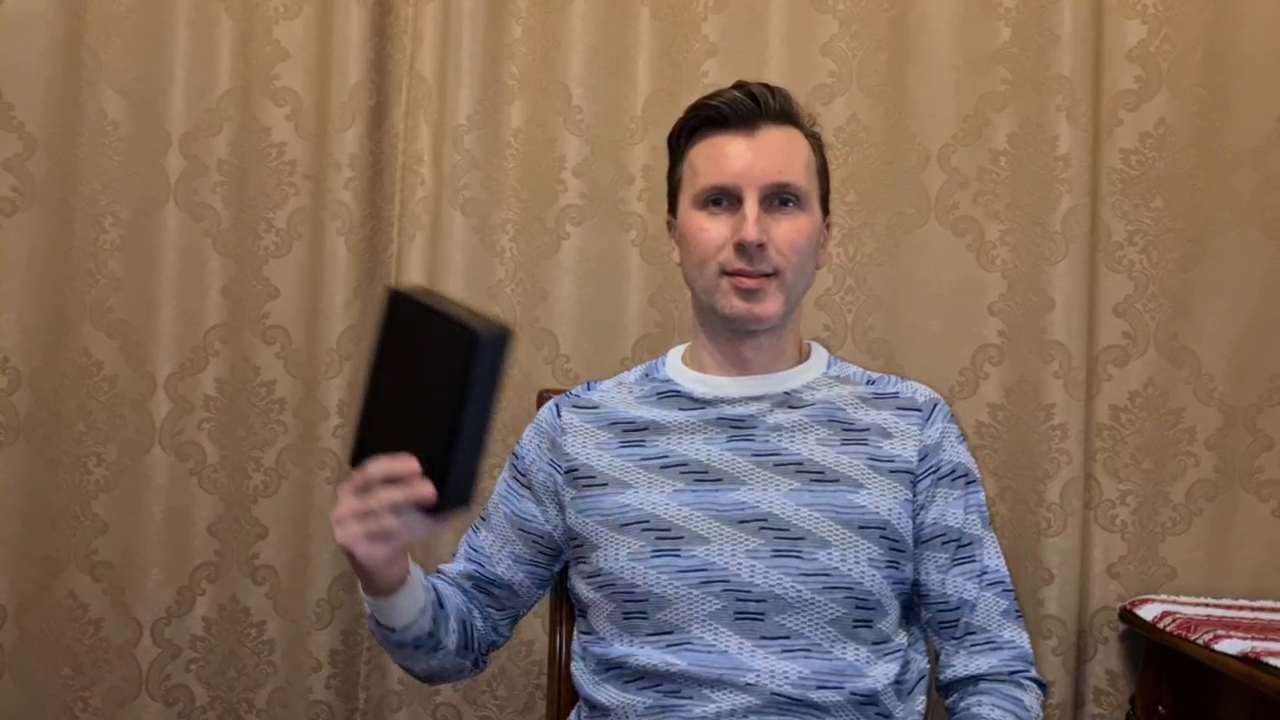
#> input picture frame 14 of Lab-4/assets/lab4_vasyl.mp4, 1280 x 720 px, given in place of my-face.avi, which was not available
$ python lab3-video.py
#> lines starting #> are read from the running program, lines starting #| are printed output that depends on the picture; after the words box and inside, x2 and y2 are one past the last pixel; in counts of white or black regions, pixels touching at a corner belong together; pictures that were not available may be replaced by others from this repository, and a replacement may not be noted
import cv2

face_cascade = cv2.CascadeClassifier("haarcascade_frontalface_default.xml")
eye_cascade = cv2.CascadeClassifier("haarcascade_eye.xml")

video = cv2.VideoCapture('./pictures/my-face.avi')
while True:
    ret, img = video.read()
#> img is the input picture: shape (720, 1280, 3); mean B, G, R 92.5, 107, 129.4
    if ret:
        gray = cv2.cvtColor(img, cv2.COLOR_BGR2GRAY)
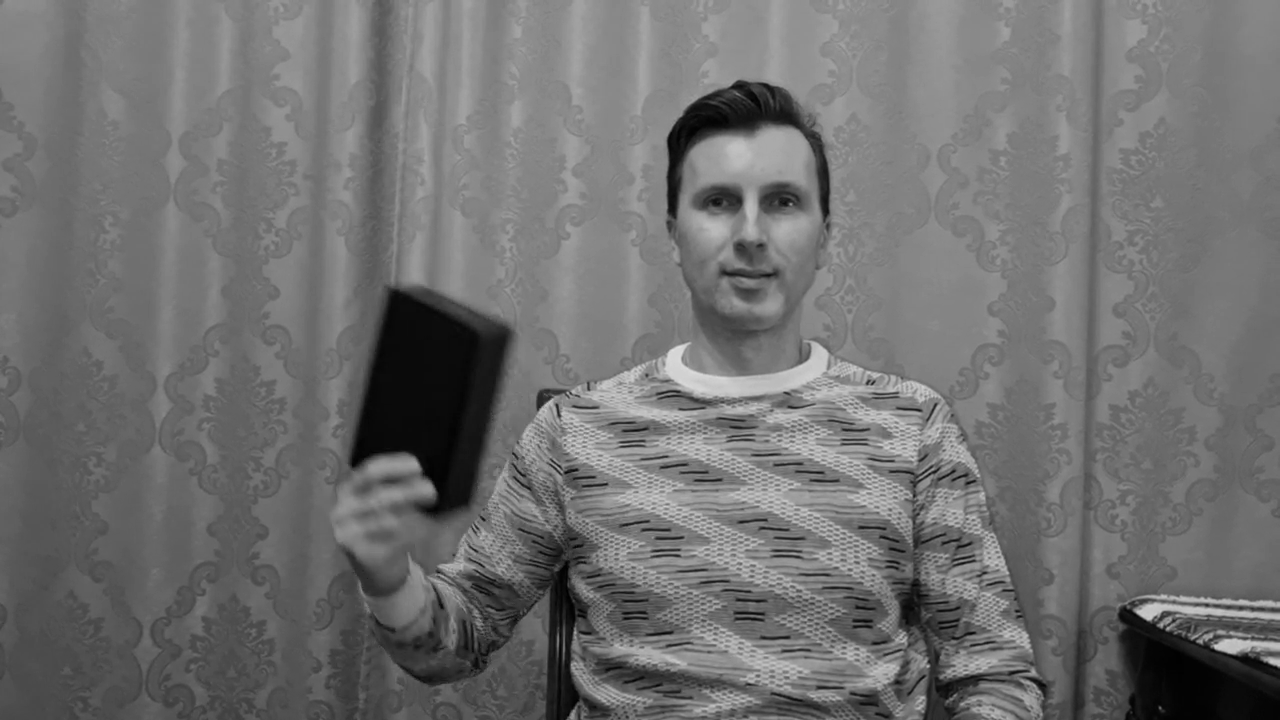
#> gray: shape (720, 1280); min 0, max 223, mean 112.1
        cv2.imshow('gray', gray)
        faces = face_cascade.detectMultiScale(gray, 1.3, 5)
#> faces = [[653, 124, 197, 197]]
        for (x, y, w, h) in faces:
            cv2.rectangle(img, (x,y), (x+w, y+h), (255, 0, 0), 2)
            roi_gray = gray[y:y+h, x:x+w]
            roi_color = img[y:y+h, x:x+w]
            eyes = eye_cascade.detectMultiScale(roi_gray)
            for (ex, ey, ew, eh) in eyes:
                cv2.rectangle(roi_color, (ex, ey), (ex+ew, ey+eh), (0, 255, 0), 2)
            cv2.imshow('img', img)
            k = cv2.waitKey(30) & 0xff
            if k == 27:
                break
            else:
                cv2.imwrite(chr(k)+".jpg",img)
#> this loop made 1 pass; (key Esc is pressed on pass 1)
#> (x, y, w, h, eyes) on pass 1: (653, 124, 197, 197, [[108, 55, 44, 44], [43, 56, 43, 43]])
#> pass 1, `roi_gray = gray[y:y+h, x:x+w]`:
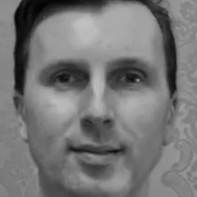
#> roi_gray: shape (197, 197); min 2, max 194, mean 118
#> pass 1, `roi_color = img[y:y+h, x:x+w]`:
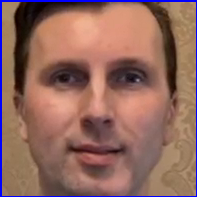
#> roi_color: shape (197, 197, 3); mean B, G, R 94.8, 104.4, 145.6
#> pass 1, `cv2.imshow('img', img)`:
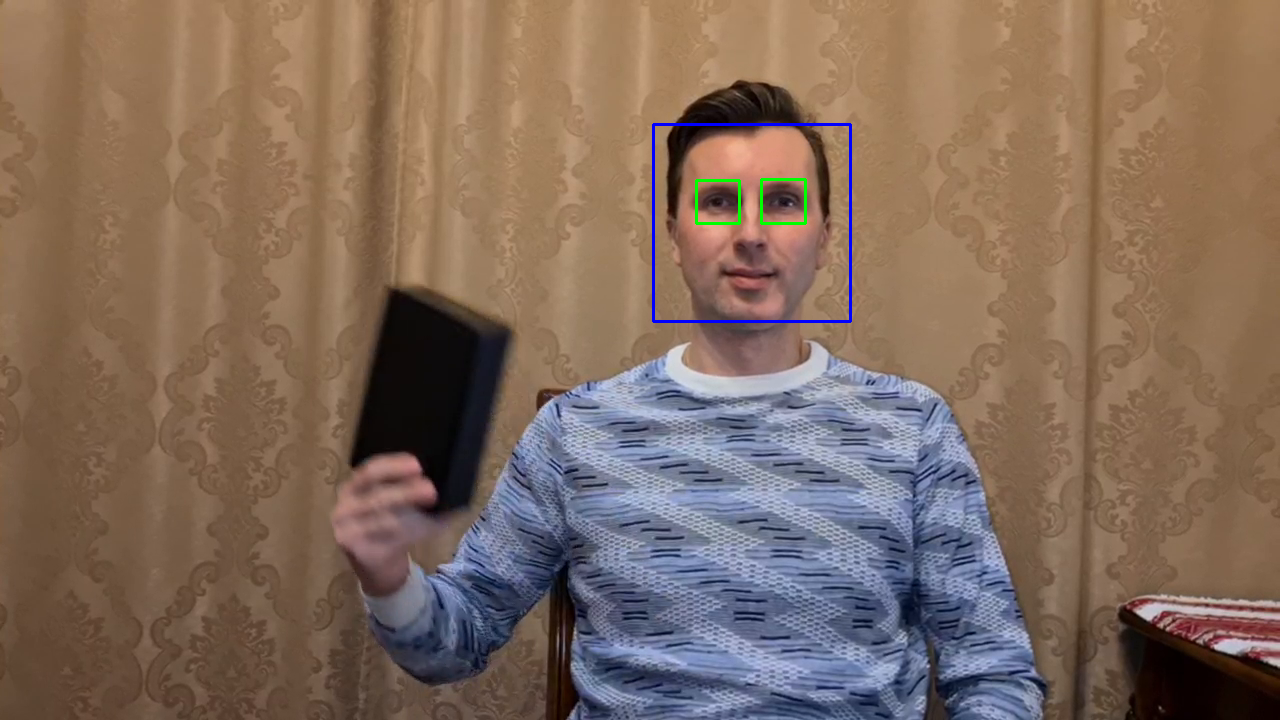
#> window 'img': shape (720, 1280, 3); mean B, G, R 92.8, 106.9, 128.9
#> after the loop:
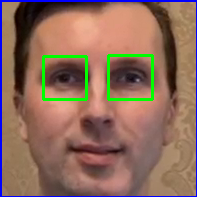
#> roi_color: shape (197, 197, 3); 2.67% of pixels changed, all inside (x1, y1, x2, y2) = (42, 54, 154, 101)
video.release()
cv2.destroyAllWindows()

$ run again, starting later in the video
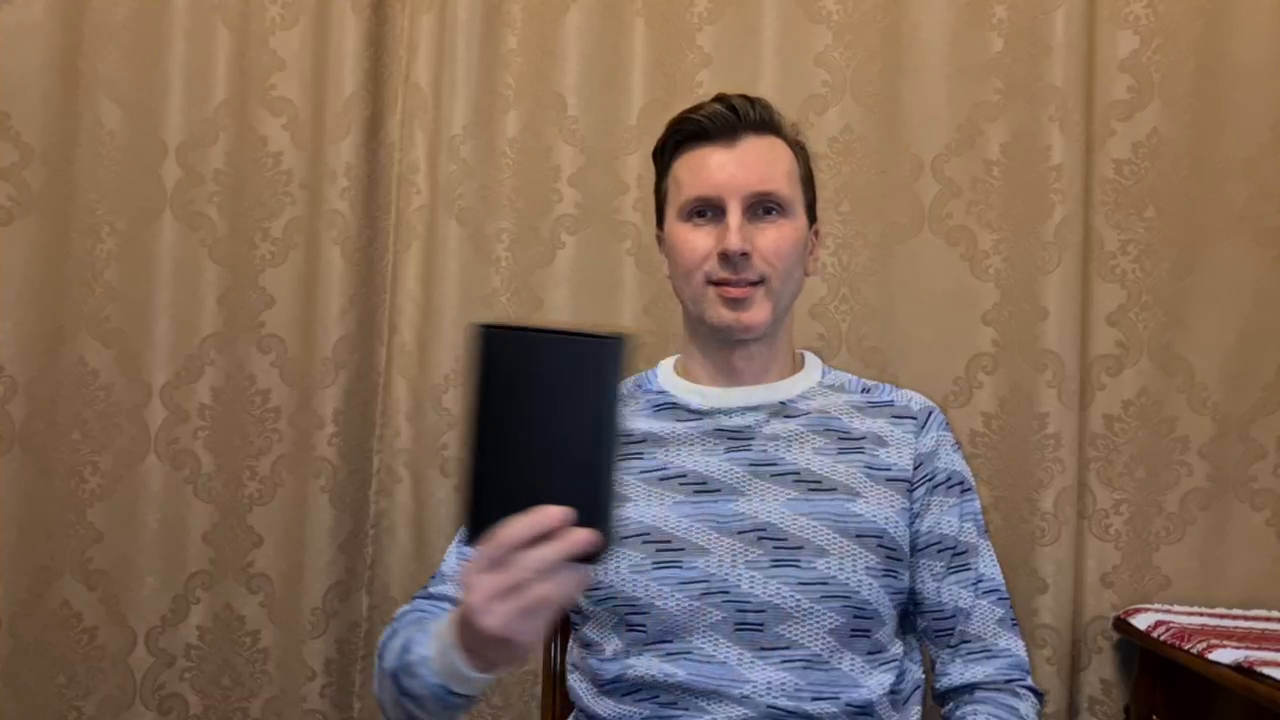
#> input picture frame 65 of Lab-4/assets/lab4_vasyl.mp4, 1280 x 720 px, given in place of my-face.avi, which was not available
#> img is the input picture: shape (720, 1280, 3); mean B, G, R 90.9, 106.9, 130.1
#> `gray = cv2.cvtColor(img, cv2.COLOR_BGR2GRAY)`:
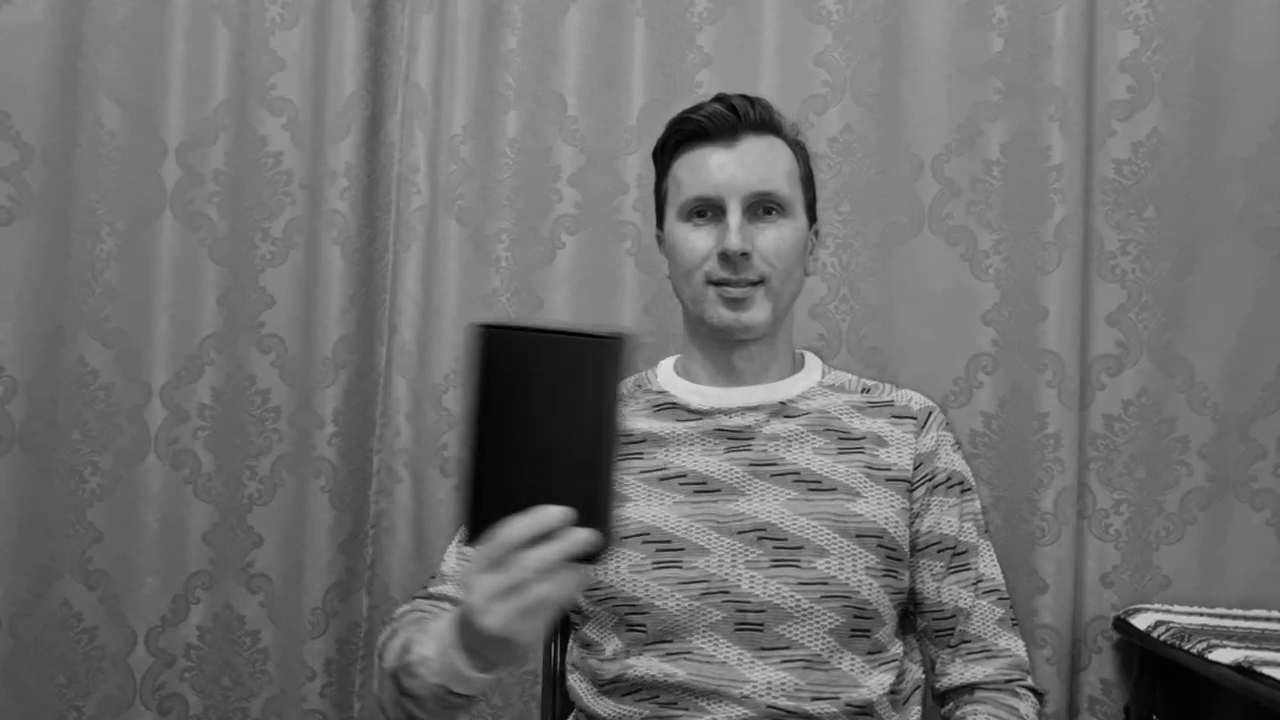
#> gray: shape (720, 1280); min 0, max 225, mean 112.1
#> faces = [[637, 135, 196, 196]]
#> the loop `for (x, y, w, h) in faces:` made 1 pass; (key Esc is pressed on pass 1)
#> (x, y, w, h, eyes) on pass 1: (637, 135, 196, 196, [[103, 51, 48, 48], [44, 56, 44, 44]])
#> after the loop `for (x, y, w, h) in faces:`:
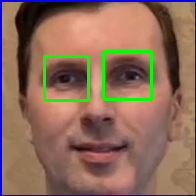
#> roi_color: shape (196, 196, 3); mean B, G, R 91.8, 108.1, 140.3

$ run again, starting later in the video
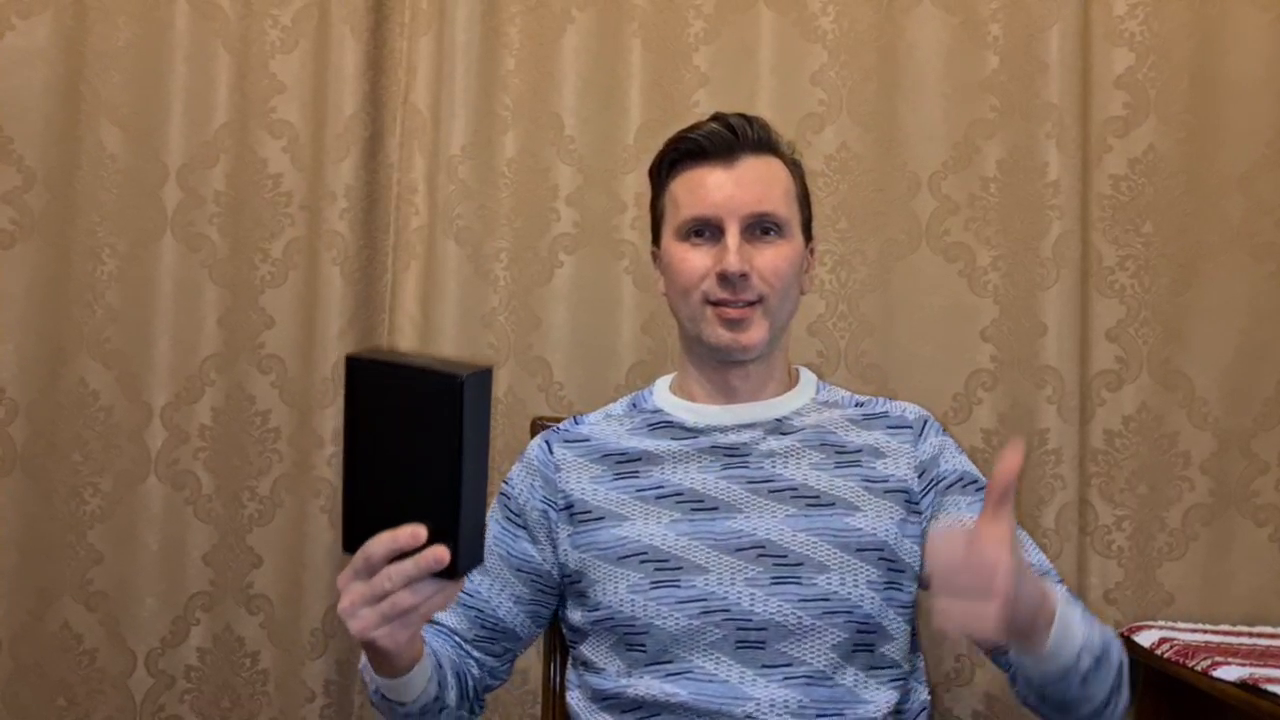
#> input picture frame 116 of Lab-4/assets/lab4_vasyl.mp4, 1280 x 720 px, given in place of my-face.avi, which was not available
#> img is the input picture: shape (720, 1280, 3); mean B, G, R 93, 108.7, 132
#> `gray = cv2.cvtColor(img, cv2.COLOR_BGR2GRAY)`:
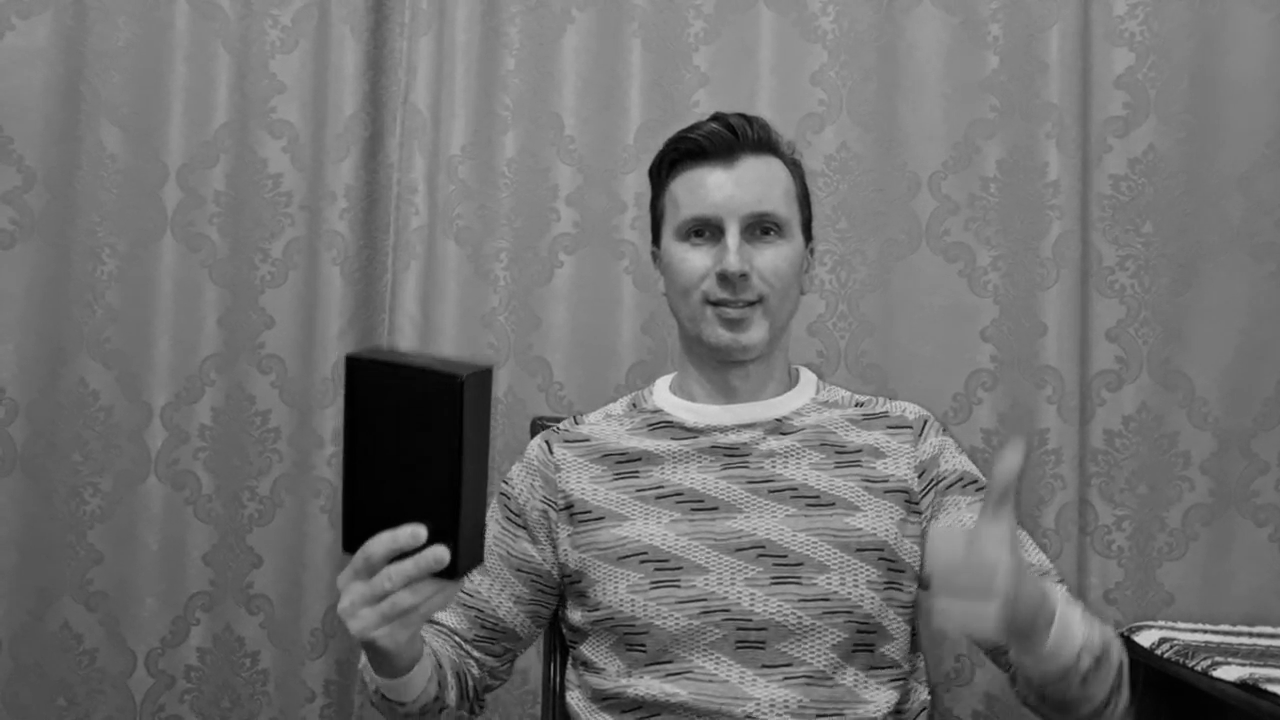
#> gray: shape (720, 1280); min 0, max 221, mean 113.9
#> faces = [[637, 157, 190, 190]]
#> the loop `for (x, y, w, h) in faces:` made 1 pass; (key Esc is pressed on pass 1)
#> (x, y, w, h, eyes) on pass 1: (637, 157, 190, 190, [[106, 52, 43, 43], [43, 55, 41, 41]])
#> after the loop `for (x, y, w, h) in faces:`:
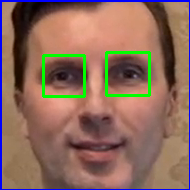
#> roi_color: shape (190, 190, 3); mean B, G, R 92.5, 107.4, 140.5
